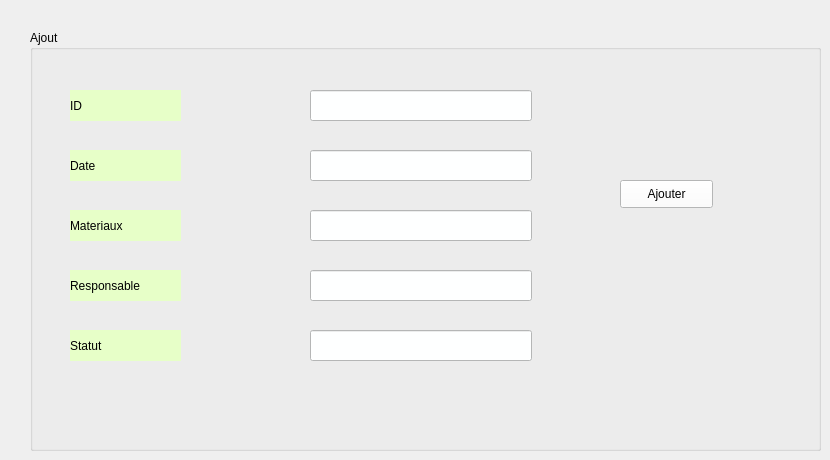
     <widget class="QWidget" name="tab_ajout">
      <property name="enabled">
       <bool>true</bool>
      </property>
      <attribute name="title">
       <string>Ajouter Collecte</string>
      </attribute>
      <widget class="QGroupBox" name="gb_ajout">
       <property name="geometry">
        <rect>
         <x>30</x>
         <y>30</y>
         <width>791</width>
         <height>421</height>
        </rect>
       </property>
       <property name="palette">
        <palette>
         <active>
          <colorrole role="WindowText">
           <brush brushstyle="SolidPattern">
            <color alpha="255">
             <red>0</red>
             <green>0</green>
             <blue>0</blue>
            </color>
           </brush>
          </colorrole>
          <colorrole role="Button">
           <brush brushstyle="SolidPattern">
            <color alpha="255">
             <red>217</red>
             <green>217</green>
             <blue>217</blue>
            </color>
           </brush>
          </colorrole>
          <colorrole role="Text">
           <brush brushstyle="SolidPattern">
            <color alpha="255">
             <red>0</red>
             <green>0</green>
             <blue>0</blue>
            </color>
           </brush>
          </colorrole>
          <colorrole role="ButtonText">
           <brush brushstyle="SolidPattern">
            <color alpha="255">
             <red>0</red>
             <green>0</green>
             <blue>0</blue>
            </color>
           </brush>
          </colorrole>
          <colorrole role="Base">
           <brush brushstyle="SolidPattern">
            <color alpha="255">
             <red>217</red>
             <green>217</green>
             <blue>217</blue>
            </color>
           </brush>
          </colorrole>
          <colorrole role="Window">
           <brush brushstyle="SolidPattern">
            <color alpha="255">
             <red>217</red>
             <green>217</green>
             <blue>217</blue>
            </color>
           </brush>
          </colorrole>
          <colorrole role="PlaceholderText">
           <brush brushstyle="NoBrush">
            <color alpha="128">
             <red>0</red>
             <green>0</green>
             <blue>0</blue>
            </color>
           </brush>
          </colorrole>
         </active>
         <inactive>
          <colorrole role="WindowText">
           <brush brushstyle="SolidPattern">
            <color alpha="255">
             <red>0</red>
             <green>0</green>
             <blue>0</blue>
            </color>
           </brush>
          </colorrole>
          <colorrole role="Button">
           <brush brushstyle="SolidPattern">
            <color alpha="255">
             <red>217</red>
             <green>217</green>
             <blue>217</blue>
            </color>
           </brush>
          </colorrole>
          <colorrole role="Text">
           <brush brushstyle="SolidPattern">
            <color alpha="255">
             <red>0</red>
             <green>0</green>
             <blue>0</blue>
            </color>
           </brush>
          </colorrole>
          <colorrole role="ButtonText">
           <brush brushstyle="SolidPattern">
            <color alpha="255">
             <red>0</red>
             <green>0</green>
             <blue>0</blue>
            </color>
           </brush>
          </colorrole>
          <colorrole role="Base">
           <brush brushstyle="SolidPattern">
            <color alpha="255">
             <red>217</red>
             <green>217</green>
             <blue>217</blue>
            </color>
           </brush>
          </colorrole>
          <colorrole role="Window">
           <brush brushstyle="SolidPattern">
            <color alpha="255">
             <red>217</red>
             <green>217</green>
             <blue>217</blue>
            </color>
           </brush>
          </colorrole>
          <colorrole role="PlaceholderText">
           <brush brushstyle="NoBrush">
            <color alpha="128">
             <red>0</red>
             <green>0</green>
             <blue>0</blue>
            </color>
           </brush>
          </colorrole>
         </inactive>
         <disabled>
          <colorrole role="WindowText">
           <brush brushstyle="SolidPattern">
            <color alpha="255">
             <red>0</red>
             <green>0</green>
             <blue>0</blue>
            </color>
           </brush>
          </colorrole>
          <colorrole role="Button">
           <brush brushstyle="SolidPattern">
            <color alpha="255">
             <red>217</red>
             <green>217</green>
             <blue>217</blue>
            </color>
           </brush>
          </colorrole>
          <colorrole role="Text">
           <brush brushstyle="SolidPattern">
            <color alpha="255">
             <red>0</red>
             <green>0</green>
             <blue>0</blue>
            </color>
           </brush>
          </colorrole>
          <colorrole role="ButtonText">
           <brush brushstyle="SolidPattern">
            <color alpha="255">
             <red>0</red>
             <green>0</green>
             <blue>0</blue>
            </color>
           </brush>
          </colorrole>
          <colorrole role="Base">
           <brush brushstyle="SolidPattern">
            <color alpha="255">
             <red>217</red>
             <green>217</green>
             <blue>217</blue>
            </color>
           </brush>
          </colorrole>
          <colorrole role="Window">
           <brush brushstyle="SolidPattern">
            <color alpha="255">
             <red>217</red>
             <green>217</green>
             <blue>217</blue>
            </color>
           </brush>
          </colorrole>
          <colorrole role="PlaceholderText">
           <brush brushstyle="NoBrush">
            <color alpha="128">
             <red>0</red>
             <green>0</green>
             <blue>0</blue>
            </color>
           </brush>
          </colorrole>
         </disabled>
        </palette>
       </property>
       <property name="title">
        <string>Ajout</string>
       </property>
       <widget class="QLabel" name="lab_id">
        <property name="geometry">
         <rect>
          <x>40</x>
          <y>60</y>
          <width>111</width>
          <height>31</height>
         </rect>
        </property>
        <property name="styleSheet">
         <string notr="true">background-color: rgb(231,255,200);</string>
        </property>
        <property name="text">
         <string>ID</string>
        </property>
       </widget>
       <widget class="QLabel" name="lab_date">
        <property name="geometry">
         <rect>
          <x>40</x>
          <y>120</y>
          <width>111</width>
          <height>31</height>
         </rect>
        </property>
        <property name="styleSheet">
         <string notr="true">background-color: rgb(231,255,200);</string>
        </property>
        <property name="text">
         <string>Date</string>
        </property>
       </widget>
       <widget class="QLabel" name="lab_materiaux">
        <property name="geometry">
         <rect>
          <x>40</x>
          <y>180</y>
          <width>111</width>
          <height>31</height>
         </rect>
        </property>
        <property name="styleSheet">
         <string notr="true">background-color: rgb(231,255,200);</string>
        </property>
        <property name="text">
         <string>Materiaux</string>
        </property>
       </widget>
       <widget class="QLineEdit" name="le_id_col">
        <property name="geometry">
         <rect>
          <x>280</x>
          <y>60</y>
          <width>222</width>
          <height>31</height>
         </rect>
        </property>
        <property name="styleSheet">
         <string notr="true">background-color: rgb(254, 255, 255);</string>
        </property>
       </widget>
       <widget class="QLineEdit" name="le_date_col">
        <property name="geometry">
         <rect>
          <x>280</x>
          <y>120</y>
          <width>222</width>
          <height>31</height>
         </rect>
        </property>
        <property name="styleSheet">
         <string notr="true">background-color: rgb(254, 255, 255);</string>
        </property>
       </widget>
       <widget class="QLineEdit" name="le_materiaux_col">
        <property name="geometry">
         <rect>
          <x>280</x>
          <y>180</y>
          <width>222</width>
          <height>31</height>
         </rect>
        </property>
        <property name="styleSheet">
         <string notr="true">background-color: rgb(254, 255, 255);</string>
        </property>
       </widget>
       <widget class="QPushButton" name="pb_ajouter_col">
        <property name="geometry">
         <rect>
          <x>590</x>
          <y>150</y>
          <width>93</width>
          <height>28</height>
         </rect>
        </property>
        <property name="styleSheet">
         <string notr="true">background-color: rgb(254, 255, 255);</string>
        </property>
        <property name="text">
         <string>Ajouter</string>
        </property>
       </widget>
       <widget class="QLabel" name="lab_resp">
        <property name="geometry">
         <rect>
          <x>40</x>
          <y>240</y>
          <width>111</width>
          <height>31</height>
         </rect>
        </property>
        <property name="styleSheet">
         <string notr="true">background-color: rgb(231,255,200);</string>
        </property>
        <property name="text">
         <string>Responsable</string>
        </property>
       </widget>
       <widget class="QLabel" name="lab_statut">
        <property name="geometry">
         <rect>
          <x>40</x>
          <y>300</y>
          <width>111</width>
          <height>31</height>
         </rect>
        </property>
        <property name="styleSheet">
         <string notr="true">background-color: rgb(231,255,200);</string>
        </property>
        <property name="text">
         <string>Statut</string>
        </property>
       </widget>
       <widget class="QLineEdit" name="le_resp_col">
        <property name="geometry">
         <rect>
          <x>280</x>
          <y>240</y>
          <width>222</width>
          <height>31</height>
         </rect>
        </property>
        <property name="styleSheet">
         <string notr="true">background-color: rgb(254, 255, 255);</string>
        </property>
       </widget>
       <widget class="QLineEdit" name="le_statut_col">
        <property name="geometry">
         <rect>
          <x>280</x>
          <y>300</y>
          <width>222</width>
          <height>31</height>
         </rect>
        </property>
        <property name="styleSheet">
         <string notr="true">background-color: rgb(254, 255, 255);</string>
        </property>
       </widget>
      </widget>
     </widget>
